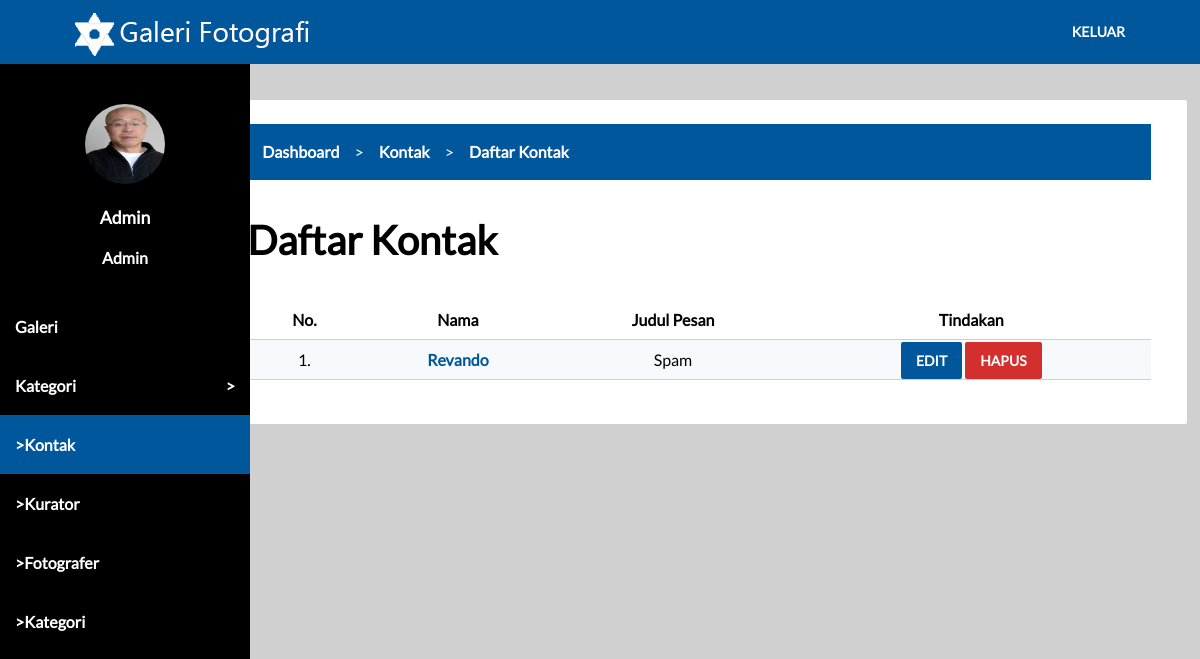
Page /dashboard.php?p=kontak (signed in) on the committed database.
### tables this page shows
CREATE TABLE `roles` (
  `id` int(10) NOT NULL,
  `nama` varchar(255) NOT NULL
);

CREATE TABLE `kontak` (
  `id` int(10) NOT NULL,
  `nama` varchar(255) NOT NULL,
  `judul_pesan` varchar(255) NOT NULL,
  `isi_pesan` text NOT NULL
);

### koneksi.php (called while the page is built, shortened)
<?php
$url = $_SERVER['HTTP_HOST'].$_SERVER['REQUEST_URI'];
function getUrl($val)
{
  global $url;
  return stristr($url,$val);
}
?>

### tampilan/admin/kontak/all.php (the view)
<?php
$kontak = $koneksi->prepare('select *from kontak order by id desc');
$kontak->execute();
$data_kontak = $kontak->fetchAll();
?>
<div class="card-panel">
  <div class="row">
    <div class="col s12">
      <div class="breadcrumb">
        <ul>
          <li><a href="dashboard.php">Dashboard</a></li>
          <li><a href="dashboard.php?p=kontak">Kontak</a></li>
          <li><a href="dashboard.php?p=kontak&m=all">Daftar Kontak</a></li>
        </ul>
      </div>
    </div>
  </div>
  <div class="row">
    <div class="col s12">
      <h2>Daftar Kontak</h2>
    </div>
  </div>
  <div class="row">
    <div class="col s12">
      <table>
        <thead>
          <tr>
            <th>No.</th>
            <th>Nama</th>
            <th>Judul Pesan</th>
            <th>Tindakan</th>
          </tr>
        </thead>
        <tbody>
          <?php
          $no = 1;
          foreach ($data_kontak as $data_kontak_key => $data_kontak_value) {
          ?>
          <tr>
            <td><?php echo $no++; ?>.</td>
            <td><a href="dashboard.php?p=kontak&m=detail&id=<?php echo $data_kontak_value['id']; ?>" class="link-text"><?php echo $data_kontak_value['nama']; ?></a></td>
            <td><?php echo $data_kontak_value['judul_pesan']; ?></td>
            <td>
              <a href="dashboard.php?p=kontak&m=edit&id=<?php echo $data_kontak_value['id']; ?>" class="btn">Edit</a>
              <a href="proses/admin/kontak/delete.php?id=<?php echo $data_kontak_value['id']; ?>" class="btn red" onclick="return confirm('Apakah anda yakin ingin menghapus kontak <?php echo $data_kontak_value['nama']; ?>?')">Hapus</a>
            </td>
          </tr>
          <?php
          }
          ?>
        </tbody>
      </table>
    </div>
  </div>
</div>

### side-dashboard.php (shortened to what this page needs)
<aside>
  <div class="aside-profile">
    <div class="row center">
      <div class="col s12">
        <img src="assets/img/users/<?php echo $data_user_mapping['foto']; ?>" class="circle" width="80" height="80">
      </div>
    </div>
    <div class="row center">
      <div class="col s12">
        <a href="javascript:void(0)" class="aside-profile-name"><?php echo $data_user_mapping['nama']; ?></a>
      </div>
    </div>
    <div class="row center">
      <div class="col s12">
        <span class="aside-profile-role"><?php echo $data_role_dash['nama']; ?></span>
      </div>
    </div>
  </div>
  <ul>
    <li><a href="dashboard.php?p=karya">Galeri</a></li>
    <li><a href="javascript:void(0)" id="open-submenu">Kategori</a>
    </li>
    <?php
    if ($data_user['role_id']==1) {
    ?>
    <li><a href="dashboard.php?p=kontak" class="<?php if(getUrl('dashboard.php?p=kontak')==true){echo "active"; } ?>">>Kontak</a></li>
    <li><a href="dashboard.php?p=kurator" class="<?php if(getUrl('dashboard.php?p=kurator')==true){echo "active"; } ?>">>Kurator</a></li>
    <li><a href="dashboard.php?p=fotografer" class="<?php if(getUrl('dashboard.php?p=fotografer')==true){echo "active"; } ?>">>Fotografer</a></li>
    <li><a href="dashboard.php?p=kategori" class="<?php if(getUrl('dashboard.php?p=kategori')==true){echo "active"; } ?>">>Kategori</a></li>
    <?php
    }
    elseif ($data_user['role_id']==2) {
    ?>
    <li><a href="dashboard.php?p=profile" class="<?php if(getUrl('dashboard.php?p=profile')==true){echo "active"; } ?>">><?php echo $data_user_mapping['nama'] ?></a></li>
    <?php
    }
    elseif ($data_user['role_id']==3) {
    ?>
    <li><a href="dashboard.php?p=profile" class="<?php if(getUrl('dashboard.php?p=profile')==true){echo "active"; } ?>"><?php echo $data_user_mapping['nama'] ?></a></li>
    <?php
    }
    ?>
  </ul>
</aside>

### assets/css/main.css (style rules this page uses)
.center { text-align: center; }
.circle { border-radius: 100%; }
ul { list-style-type: none; padding: 0; margin: 0; }
a { text-decoration: none; outline: none; }
body { overflow-x: hidden; margin: 0; padding: 0; font-family: Lato; font-size: 1rem; }
.row { margin-left: auto; margin-right: auto; margin-bottom: 20px; }
.row:after { clear: both; content: ""; display: table; }
.row .col { float: left; min-height: 1px; box-sizing: border-box; padding: 0 .75rem; }
.row .col.s12 { width: 100%; left: auto; right: auto; margin-left: auto; }
.card-panel { padding: 24px; overflow: hidden; background-color: #fff; display: block; border-radius: 2px; }
aside { display: block; width: 250px; height: 100%; position: fixed; left: 0; top: 64px; z-index: 99; background-color: #000; }
aside ul li { list-style-type: none; padding: 0; margin: 0; }
aside ul a { display: block; padding: 20px 15px; color:#fff; font-weight: 600; transition: background-color .2s ease-out; }
.grey { background-color: #d0d0d0; }
.btn { cursor: pointer; border-radius: 2px; transition: background-color .2s ease-out; background-color: #01579b; outline: none; border: none; font-family: Lato; text-transform: uppercase; font-size: 14px; padding: 10px 15px; color: #fff; font-weight: 600; }
.red { background-color: #d32f2f; }
.breadcrumb { display: block; width: 100%; background-color: #01579b; }
.breadcrumb ul { height: 56px; line-height: 56px; margin: 0; padding: 0; list-style-type: none; }
.breadcrumb ul li { float: left; }
.breadcrumb ul a { font-weight: 600; color:#fff; font-size: 1rem; padding: 0 15px; }
.breadcrumb ul li:after { content: ">"; color: #fff; }
.breadcrumb ul li:last-child:after { content: ""; }
.dashboard h2 { margin-top: 1rem; margin-bottom: 1rem; font-size: 2.5rem; }
.aside-profile { padding: 40px 0 10px; }
.aside-profile-name { color:#fff; font-weight: 600; font-size: 1.1rem; }
.aside-profile-role { color: #fff; font-weight: 600; font-size: 1rem; }
#open-submenu:after { float: right; content: ">"; }
table { width: 100%; border-collapse: collapse; border-spacing: 0; text-align: center; }
td,th { padding: 10px 15px; }
tr { border-bottom: 1px solid #d0d0d0; }
tbody>tr:nth-of-type(odd) { background-color: #f7fafc; }
.link-text { font-weight: 600; color: #01579b; }
aside .active { background-color: #01579b; }

### rows in the picture
roles: nama "Admin"
kontak: nama "Revando", judul_pesan "Spam"

### other values in the picture
$data_user_mapping['nama'] "Admin"
